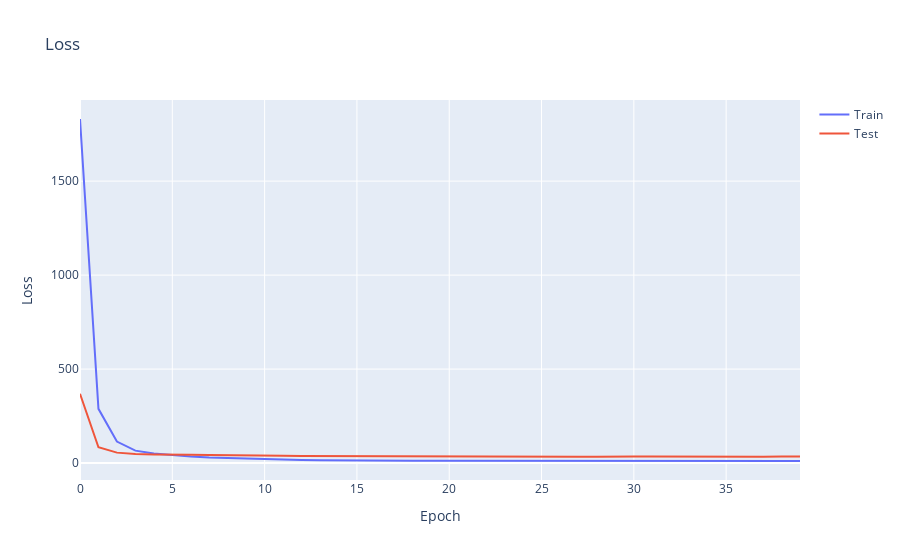

Here is the notebook cell this chart was saved with:
### Code cell
model1.compile(loss = tf.losses.MeanSquaredError(),
               optimizer = "adam",
               metrics   = ["mae", "mse"])

#patience callback of 5 epochs
early_stopping = tf.keras.callbacks.EarlyStopping(monitor='val_loss', patience=PATIENCE, mode='min')

# Train the model and save the history
history = model1.fit(train_dataset,
                     epochs=EPOCHS,
                     validation_data=test_dataset,
                     callbacks=[early_stopping])

# Plot the loss and the MAE
fig = go.Figure()
fig.add_trace(go.Scatter(x=history.epoch, y=history.history['loss'], mode='lines', name='Train'))
fig.add_trace(go.Scatter(x=history.epoch, y=history.history['val_loss'], mode='lines', name='Test'))
fig.update_layout(title='Loss', xaxis_title='Epoch', yaxis_title='Loss')
fig.show()

### Figure 1 — Plotly figure (JSON) as saved in the notebook; plotly's stock layout.template omitted (floating-point values rounded to 4 significant figures)
{"data": [{"mode": "lines", "name": "Train", "type": "scatter", "x": [0, 1, 2, 3, 4, 5, 6, 7, 8, 9, 10, 11, 12, 13, 14, 15, 16, 17, 18, 19, 20, 21, 22, 23, 24, 25, 26, 27, 28, 29, 30, 31, 32, 33, 34, 35, 36, 37, 38, 39], "y": [1830.0, 288.4, 114.3, 66.27, 50.85, 42.2, 35.17, 30.14, 26.83, 22.8, 20.12, 18.48, 16.82, 15.46, 14.01, 13.63, 12.98, 12.5, 11.98, 11.82, 11.76, 11.61, 11.47, 11.55, 11.47, 11.29, 11.35, 11.31, 11.32, 11.41, 11.12, 11.26, 11.44, 11.32, 11.26, 11.18, 11.33, 11.29, 11.08, 11.31]}, {"mode": "lines", "name": "Test", "type": "scatter", "x": [0, 1, 2, 3, 4, 5, 6, 7, 8, 9, 10, 11, 12, 13, 14, 15, 16, 17, 18, 19, 20, 21, 22, 23, 24, 25, 26, 27, 28, 29, 30, 31, 32, 33, 34, 35, 36, 37, 38, 39], "y": [368.7, 84.32, 55.63, 47.99, 46.05, 43.39, 44.54, 43.14, 41.29, 38.7, 39.26, 38.45, 37.4, 36.98, 36.4, 34.93, 35.37, 35.08, 35.3, 35.08, 34.94, 33.95, 34.97, 34.22, 33.71, 34.59, 33.99, 33.65, 34.34, 33.08, 34.62, 34.82, 34.06, 34.21, 34.21, 34.24, 34.01, 33.62, 35.5, 34.48]}], "layout": {"title": {"text": "Loss"}, "xaxis": {"title": {"text": "Epoch"}}, "yaxis": {"title": {"text": "Loss"}}}}
